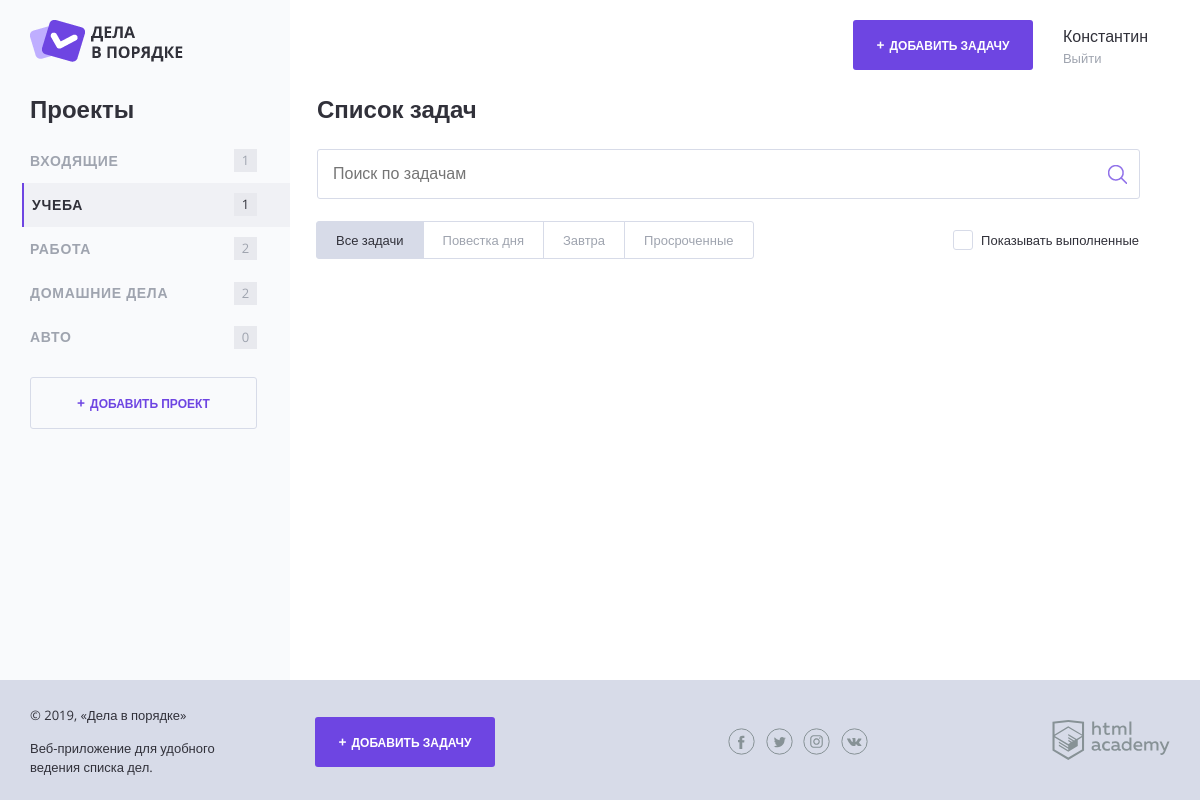
The app's page /index.php?project=Учеба, older data.
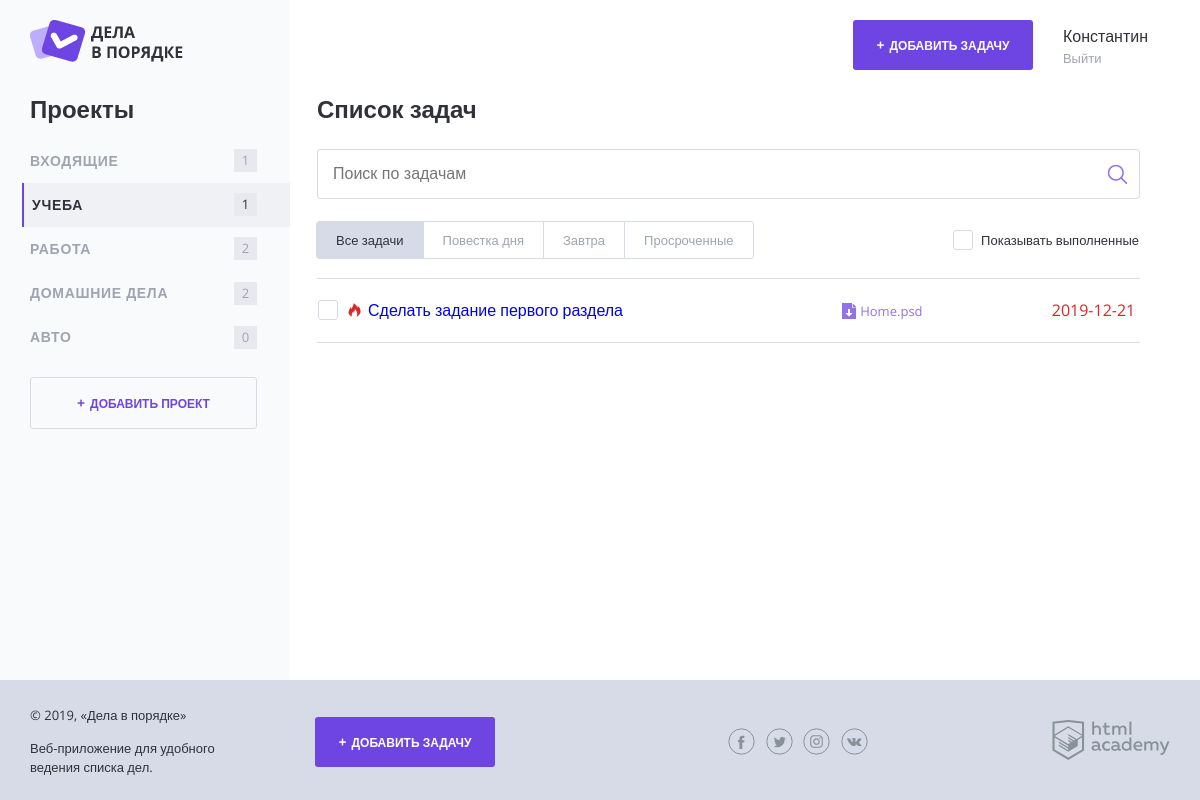
The same page, newer data.
### tables this page shows
CREATE TABLE `project` (
  `PROJECT_ID` smallint(5) UNSIGNED NOT NULL,
  `PROJECT_NAME` varchar(25) NOT NULL,
  `USER_ID` smallint(5) UNSIGNED NOT NULL
);

CREATE TABLE `task` (
  `TASK_ID` smallint(5) UNSIGNED NOT NULL,
  `CREATION_DATE` datetime NOT NULL DEFAULT current_timestamp(),
  `TASK_STATUS` tinyint(1) NOT NULL,
  `TASKNAME` varchar(80) NOT NULL,
  `FILEREF` varchar(30) DEFAULT NULL,
  `ENDTIME` date DEFAULT NULL,
  `PROJECT_ID` smallint(5) UNSIGNED NOT NULL,
  `USER_ID` smallint(5) UNSIGNED NOT NULL
);

### helpers.php (called while the page is built, shortened)
<?php
function include_template($name, array $data = []) {
    $name = 'templates/' . $name;
    extract($data);
    require $name;
    $result = ob_get_clean();
    return $result;
}
function itemcount($projects){
    return $projects['CNT'];
}
function filterText($str){
    $text = htmlspecialchars($str);
    return $text;
}
function returnfilename($str){
$endref=explode('/',$str);
return end($endref);
}

### connection.php (called while the page is built, shortened)
<?php
$userid = 3;

### db.php (called while the page is built, shortened)
<?php
function createprojectlist($con,$userid){
    $sql = 'SELECT `PROJECT_NAME`,`project`.`PROJECT_ID`, COUNT(`task`.`TASK_ID`) AS `CNT` FROM `project` LEFT JOIN `task` ON `task`.`PROJECT_ID`=`project`.`PROJECT_ID` WHERE `project`.`USER_ID`= ? GROUP BY `PROJECT_ID`';
    $stmt = mysqli_prepare($con, $sql);
    mysqli_stmt_bind_param($stmt,'i',$userid);
    mysqli_stmt_execute($stmt);
    $result = mysqli_stmt_get_result($stmt);
    $projects = mysqli_fetch_all($result,MYSQLI_ASSOC);
    return $projects;
}
function createtasklist($con,$userid,$project,$task_search,$filter){
    if($filter==all){
    if($task_search!=null){
        $sql = 'SELECT `TASKNAME`,`ENDTIME`,`PROJECT_ID`,`TASK_STATUS`,`FILEREF` FROM `task` WHERE `USER_ID`=? AND MATCH(`TASKNAME`) AGAINST(?) ORDER BY `TASK_ID` DESC';
        $stmt = mysqli_prepare($con, $sql);
        mysqli_stmt_bind_param($stmt,'is',$userid,$task_search);
    }
    else{
        if($project!=null){
        $sql='SELECT `TASKNAME`,`ENDTIME`,`task`.`PROJECT_ID`,`TASK_STATUS`,`FILEREF` FROM `task` INNER JOIN `project` WHERE `task`.`USER_ID`=? AND `PROJECT_NAME`= ? AND `task`.`PROJECT_ID`=`project`.`PROJECT_ID` ORDER BY `TASK_ID` DESC';
        $stmt = mysqli_prepare($con, $sql);
        mysqli_stmt_bind_param($stmt,'is',$userid,$project);
    }
    else{
        $sql = 'SELECT `TASKNAME`,`ENDTIME`,`PROJECT_ID`,`TASK_STATUS`,`FILEREF` FROM `task` WHERE `USER_ID`=? ORDER BY `TASK_ID` DESC';
        $stmt = mysqli_prepare($con, $sql);
        mysqli_stmt_bind_param($stmt,'i',$userid);
    }
    }}
    mysqli_stmt_execute($stmt);
    $result = mysqli_stmt_get_result($stmt);
    $tasks = mysqli_fetch_all($result,MYSQLI_ASSOC);
    return $tasks;
}

### templates/layout.php (the view, shortened to what the changed rows need)
<!DOCTYPE html>
<html lang="ru">
<head>
    <link rel="stylesheet" href="css/normalize.css">
    <link rel="stylesheet" href="css/style.css">
    <link rel="stylesheet" href="css/flatpickr.min.css">
</head>
<body>
<div class="page-wrapper">
    <div class="container container--with-sidebar">
                        <?php
                        $firstname=get_first_name($con,$userid);
                        print_r($firstname);
                            ?>
        <div class="content">
            <section class="content__side">
                <h2 class="content__side-heading">Проекты</h2>
                <nav class="main-navigation">
                    <ul class="main-navigation__list">
                        <?php $index=0;
                        $num = count($projects);
                        while($index<$num): ?>
                            <li class="main-navigation__list-item <?php
                            if($projects[$index]['PROJECT_NAME']==$project){
                                print('main-navigation__list-item--active');
                            }
                            ?>" >
                                <a class="main-navigation__list-item-link" href="index.php?project=<?=$projects[$index]['PROJECT_NAME']?>">
                                    <? print($projects[$index]['PROJECT_NAME']); ?></a>
                                <span class="main-navigation__list-item-count"><?= filterText(itemcount($projects[$index])); ?></span>
                                <?php $index++ ?>
                            </li>
                        <?php endwhile;?>
                    </ul>
                </nav>
            </section>
           <?= $content; ?>
        </div>
    </div>
</div>
</body>
</html>

### templates/main.php (shortened to what the changed rows need)
<main class="content__main">
    <h2 class="content__main-heading">Список задач</h2>
    <table class="tasks">
        <?php
        $textclass="";
        ?>
        <?php
        if($tasks=="error"){
            print("Ошибка 404: Список задач пуст или проект с таким названием не существует");
        }
        else{
        foreach($tasks as $key =>$val):
            ?>
        <tr  <?php if($val['TASK_STATUS']==1 && $show_complete_tasks == 0): ?>hidden <?php endif; ?> <?php if($val['TASK_STATUS']==1){
            $textclass="tasks__item task task--completed";} else{
            $textclass="tasks__item task";} ?>
          <?php
                  if($val['ENDTIME']!='null'){$input_date = new DateTime($val['ENDTIME']);
                  $inputed = strtotime($val['ENDTIME']);
                  $today = strtotime("now");
                  if ($today-$inputed>=86400 ){
                    $textclass="tasks__item task task--important";}}
         ?>
         class=<?php echo '"'.$textclass.'"'; ?>  >
            <td class="task__select">
                <label class="checkbox task__checkbox">
                    <a href="index.php?taskname=<?=filterText($val['TASKNAME']); ?>"><span class="checkbox__text"><?=filterText($val['TASKNAME']); ?> </span></a>
                </label>
            </td>
            <td class="task__file">
                <a class="download-link" href="<?php print(filterText($val['FILEREF'])); ?>"><?= returnfilename(filterText($val['FILEREF'])); ?></a>
            </td>
            <td class="task__date"><?=filterText($val['ENDTIME']); ?></td>
        </tr>
        <?php endforeach; }?>
    </table>
</main>

Row changes from the older to the newer data that the page shows:
now on this page (row edited): task: TASKNAME "Сделать задание первого раздела", FILEREF "Home.psd", ENDTIME "2019-12-21"
